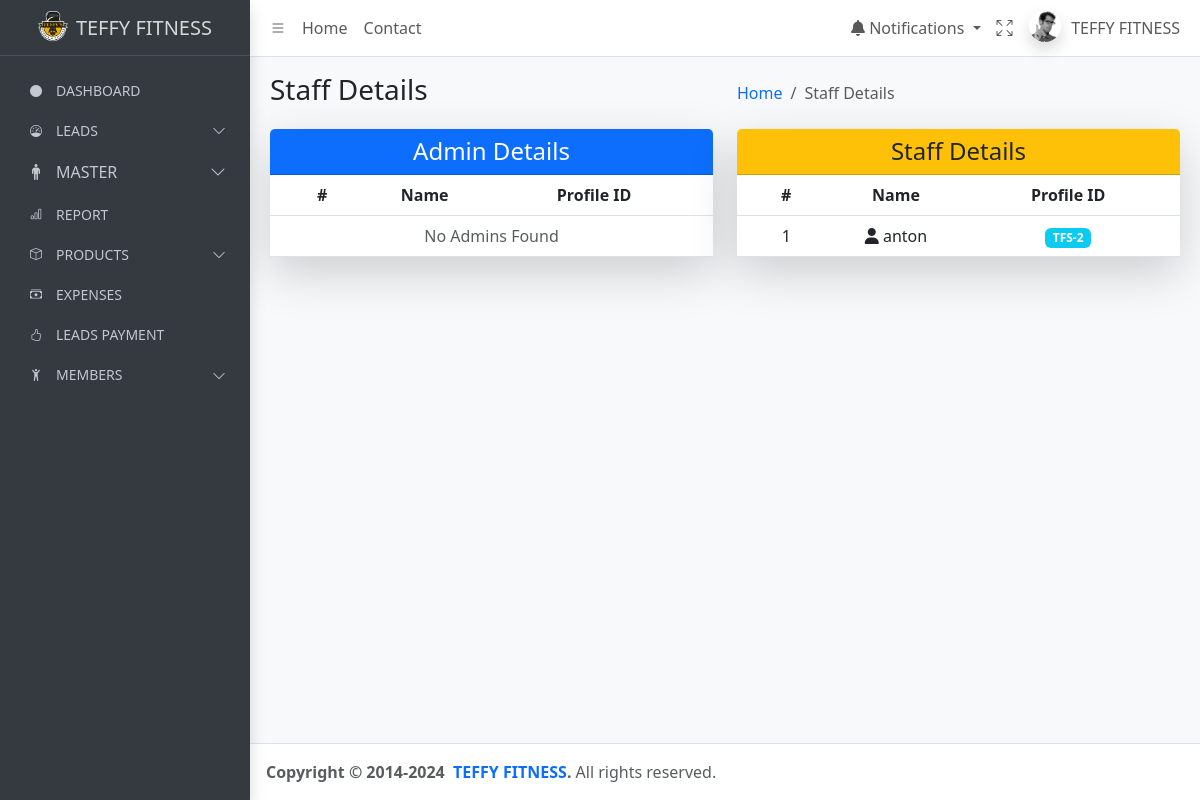
The app's page /view_all_staffs/, older data.
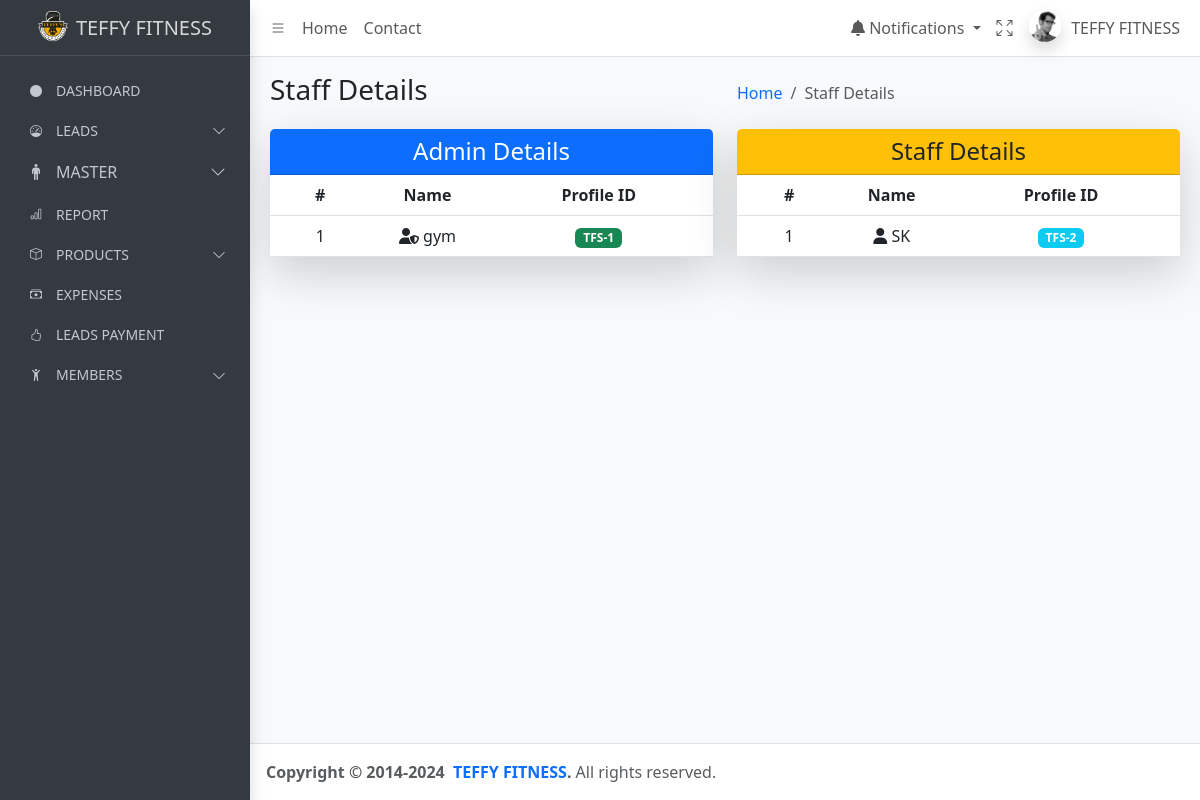
The same page, newer data.
### teffyapp/models.py (models this page shows, shortened)
class UserProfile(models.Model):
    user = models.ForeignKey(to=User, on_delete=models.CASCADE)
    profile_user_id = models.CharField(max_length=100, unique=True)
    group = models.CharField(max_length=50, null=True, blank=True)

### teffyapp/views.py (the view)
# urls.py: path('view_all_staffs/', view_all_staffs, name='view_all_staffs'),
def view_all_staffs(request):
    admins = UserProfile.objects.filter(group="admin")
    staff = UserProfile.objects.filter(group="staff")
    context = {
        "admins": admins,
        "staff": staff,
    }
    return render(request, "view-all-staffs.html", context)

### templates/view-all-staffs.html (shortened to what this page needs)
{% extends "base.html" %}
{% load static %}
{% block content %}
<main class="app-main">
    <div class="app-content-header">
        <div class="container-fluid">
            <div class="row">
                <div class="col-sm-6">
                    <h3 class="mb-0">Staff Details</h3>
                </div>
                <div class="col-sm-6 text-sm-end">
                    <ol class="breadcrumb">
                        <li class="breadcrumb-item"><a href="#">Home</a></li>
                        <li class="breadcrumb-item active" aria-current="page">Staff Details</li>
                    </ol>
                </div>
            </div>
        </div>
    </div>
    <div class="app-content">
        <div class="container-fluid">
            <div class="row">
                <div class="col-md-6">
                    <div class="card shadow-lg border-0 rounded-lg">
                        <div class="card-header bg-primary text-white text-center">
                            <h4 class="mb-0">Admin Details</h4>
                        </div>
                        <div class="card-body p-0">
                            <table class="table table-hover mb-0">
                                <thead class="bg-light">
                                    <tr>
                                        <th>#</th>
                                        <th>Name</th>
                                        <th>Profile ID</th>
                                    </tr>
                                </thead>
                                <tbody>
                                    {% for admin in admins %}
                                    <tr>
                                        <td>{{ forloop.counter }}</td>
                                        <td><i class="fas fa-user-shield"></i> {{ admin.user.username }}</td>
                                        <td><span class="badge bg-success">{{ admin.profile_user_id }}</span></td>
                                    </tr>
                                    {% empty %}
                                    <tr>
                                        <td colspan="3" class="text-center text-muted">No Admins Found</td>
                                    </tr>
                                    {% endfor %}
                                </tbody>
                            </table>
                        </div>
                    </div>
                </div>
                <div class="col-md-6">
                    <div class="card shadow-lg border-0 rounded-lg">
                        <div class="card-header bg-warning text-dark text-center">
                            <h4 class="mb-0">Staff Details</h4>
                        </div>
                        <div class="card-body p-0">
                            <table class="table table-hover mb-0">
                                <thead class="bg-light">
                                    <tr>
                                        <th>#</th>
                                        <th>Name</th>
                                        <th>Profile ID</th>
                                    </tr>
                                </thead>
                                <tbody>
                                    {% for staff in staff %}
                                    <tr>
                                        <td>{{ forloop.counter }}</td>
                                        <td><i class="fas fa-user"></i> {{ staff.user.username }}</td>
                                        <td><span class="badge bg-info">{{ staff.profile_user_id }}</span></td>
                                    </tr>
                                    {% empty %}
                                    <tr>
                                        <td colspan="3" class="text-center text-muted">No Staff Found</td>
                                    </tr>
                                    {% endfor %}
                                </tbody>
                            </table>
                        </div>
                    </div>
                </div>
            </div>
        </div>
    </div>
</main>
{% endblock content %}

Row changes from the older to the newer data that the page shows:
removed UserProfile: user.username "anton", profile_user_id "TFS-2", shown under "Staff Details"
added UserProfile: user.username "gym", profile_user_id "TFS-1", shown under "Admin Details"
added UserProfile: user.username "SK", profile_user_id "TFS-2", shown under "Staff Details"
Text that changed along with them:
text no longer shown: "No Admins Found"
